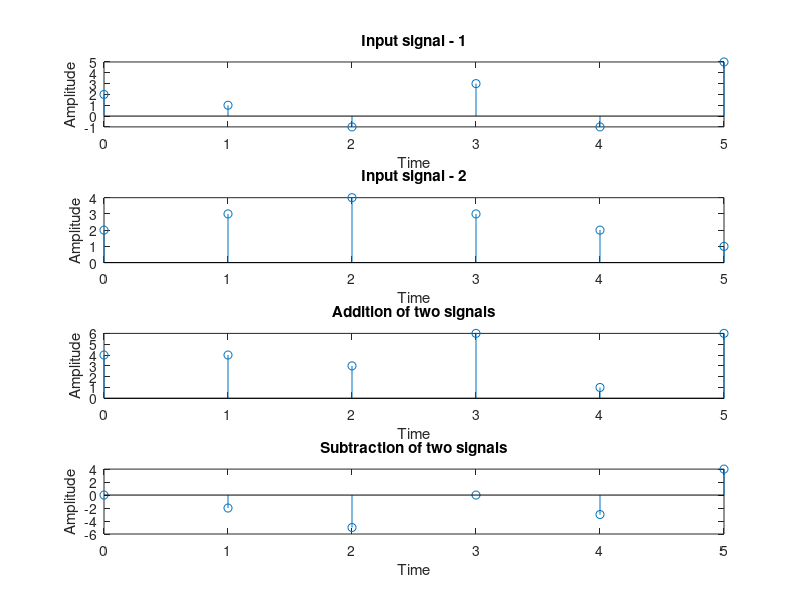

The MATLAB source for this figure:
clc;
clear all;
close all;

x1 = [2, 1, -1, 3, -1, 5];
x2 = [2, 3, 4, 3, 2, 1];

n = 0:length(x1)-1;

subplot(4, 1, 1);
stem(n, x1);
xlabel("Time");
ylabel("Amplitude");
title("Input signal - 1");

subplot(4, 1, 2);
stem(n, x2);
xlabel("Time");
ylabel("Amplitude");
title("Input signal - 2");

subplot(4, 1, 3);
y1 = x1 + x2;
stem(n, y1);
xlabel("Time");
ylabel("Amplitude");
title("Addition of two signals");

subplot(4, 1, 4);
y2 = x1 - x2;
stem(n, y2);
xlabel("Time");
ylabel("Amplitude");
title("Subtraction of two signals");
